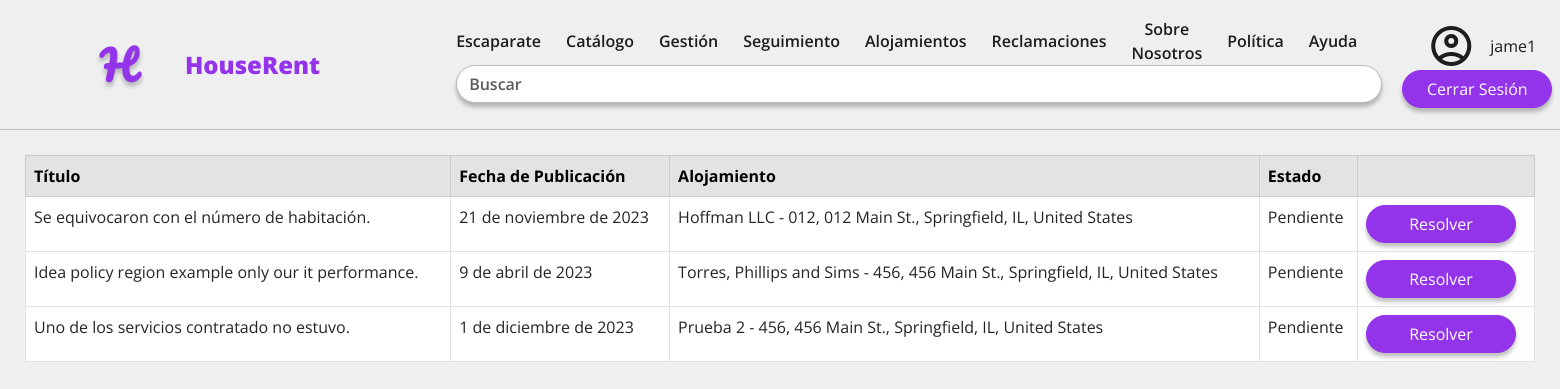
The page /claims/ (signed in) on the database as committed earlier.
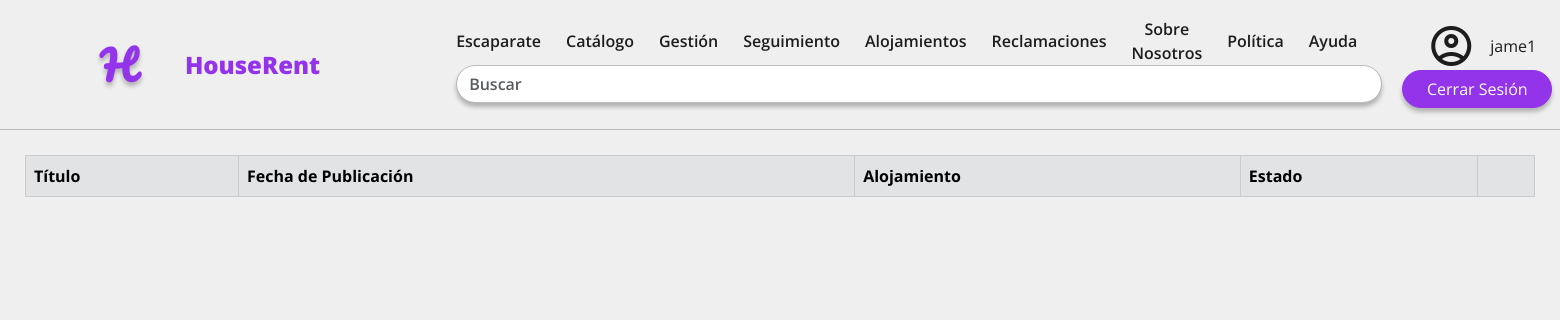
The same page on the database as committed later.
### apps/core/models.py (models this page shows, shortened)
class Claim(models.Model):
    title = models.CharField(max_length=64, blank=False, null=False)
    description = models.CharField(max_length=1024, blank=False, null=False)
    publication_date = models.DateField(auto_now=True, blank=False, null=False)
    user = models.ForeignKey(CustomUser, on_delete=models.CASCADE, blank=False, null=False)
    accommodation = models.ForeignKey(Accommodation, on_delete=models.CASCADE, blank=False, null=False)
    status = models.CharField(max_length=16, choices=ClaimStatus.choices(), default=ClaimStatus.PENDING, blank=False, null=False)
    response = models.TextField(max_length=1024)
    class Meta:
        verbose_name = "Reclamación"
        verbose_name_plural = "Reclamaciones"
        indexes = [
            models.Index(fields=['user']),
            models.Index(fields=['accommodation']),
            models.Index(fields=['status']),
        ]

class Accommodation(models.Model):
    name = models.CharField(max_length=256, blank=False, null=False)
    description = models.TextField(max_length=1024, blank=False, null=False)
    capacity = models.PositiveIntegerField(blank=False, null=False, default=1)
    owner = models.ForeignKey(CustomUser, on_delete=models.CASCADE, blank=False, null=False)
    price = models.DecimalField(decimal_places=2, max_digits=8, blank=False, null=False, validators=[MinValueValidator(0)], help_text='Ingresa un valor positivo')
    address = models.ForeignKey(Address, on_delete=models.CASCADE, blank=False, null=False)
    category = models.CharField(max_length=16, choices=Category.choices(), blank=False, null=False)
    service = models.ManyToManyField(Service, blank=True)
    creation_date = models.DateField(auto_now_add=True, blank=False, null=False)
    modification_date = models.DateField(auto_now=True, blank=False, null=False)
    is_active = models.BooleanField(default=True, blank=False, null=False)
    class Meta:
        verbose_name = "Alojamiento"
        verbose_name_plural = "Alojamientos"
        indexes = [
            models.Index(fields=['name']),
            models.Index(fields=['owner']),
            models.Index(fields=['category']),
        ]
    def __str__(self):
        return f"{self.name} - {str(self.address)}"

class Address(models.Model):
    street_number = models.CharField(max_length=8, blank=False, null=False)
    address_line = models.TextField(blank=False, null=False)
    city = models.CharField(max_length=256, blank=False, null=False)
    region = models.CharField(max_length=256, blank=False, null=False)
    country = CountryField(blank_label='(seleccionar país)', blank=False, null=False)
    postal_code = models.CharField(max_length=16, blank=False, null=False)
    class Meta:
        verbose_name = "Dirección"
        verbose_name_plural = "Direcciones"
        indexes = [
            models.Index(fields=['city']),
            models.Index(fields=['region']),
            models.Index(fields=['postal_code'])
        ]
    def __str__(self):
        parts = [self.street_number, self.address_line, self.city, self.region, self.country.name]
        return ", ".join(filter(None, parts))

### apps/accommodation/views.py (the view)
# urls.py: path('claims/', views.claim_list, name='claim_list'),
def claim_list(request):
    user_accommodations = Accommodation.objects.filter(owner=request.user.id)
    claims = Claim.objects.filter(accommodation__in=user_accommodations)
    return render(request, 'accommodation/claim_list.html', {'claims': claims})

### templates/accommodation/claim_list.html (shortened to what this page needs)
{% extends 'base_generic.html' %}
{% load static %}
{% block content %}
<div class="row page-container">
  <div class="col accommodation-container">
    <div class="row" id="accommodation-row">
      <div class="table-responsive">
        <table class="table table-bordered table-hover">
          <thead>
              <tr class="table-secondary">
                  <th scope="col">Título</th>
                  <th scope="col">Fecha de Publicación</th>
                  <th scope="col">Alojamiento</th>
                  <th scope="col">Estado</th>
                  <th scope="col"></th>
              </tr>
          </thead>
          <tbody>
              {% for claim in claims %}
                  <tr onclick="redirigir({{ claim.id }})">
                      <td>{{ claim.title }}</td>
                      <td>{{ claim.publication_date }}</td>
                      <td>{{ claim.accommodation }}</td>
                      <td>{{ claim.status }}</td>
                       {% if claim.status == 'Pendiente' %}
                          <td><a href="/claims/{{ claim.id }}/claimResponse" class="btn btn-primary">Resolver</a></td>
                      {% else %}
                          <td></td>
                      {% endif %}
                  </tr>
              {% endfor %}
          </tbody>
        </table>
      </div>
    </div>
  </div>
</div>
{% endblock %}

Rows that differ between the two databases and show on the page:
removed Claim: title "Se equivocaron con el número de habitación.", publication_date "21 de noviembre de 2023", accommodation "Hoffman LLC - 012, 012 Main St., Springfield, IL, United States", status "Pendiente"
removed Claim: title "Idea policy region example only our it performance.", publication_date "9 de abril de 2023", accommodation "Torres, Phillips and Sims - 456, 456 Main St., Springfield, IL, United States", status "Pendiente"
removed Claim: title "Uno de los servicios contratado no estuvo.", publication_date "1 de diciembre de 2023", accommodation "Prueba 2 - 456, 456 Main St., Springfield, IL, United States", status "Pendiente"
